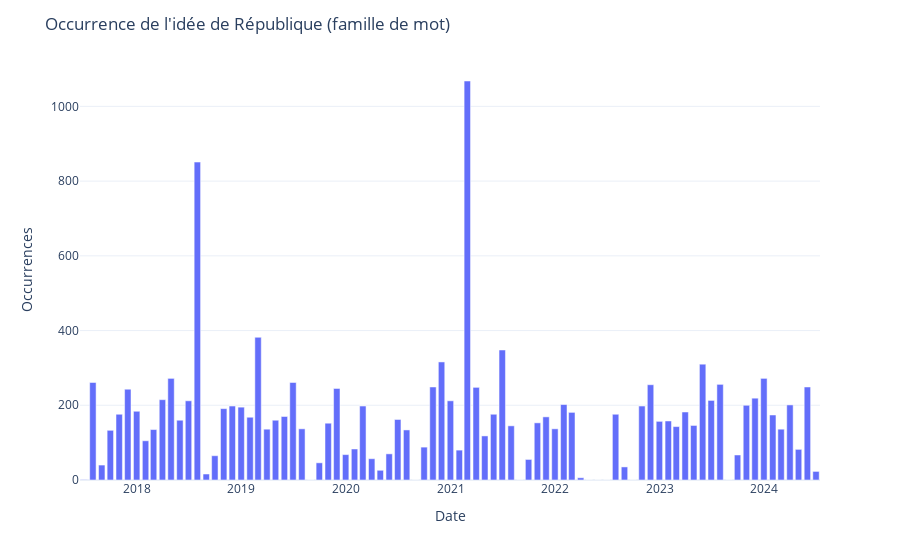

Source (notebook cell):
### Code cell
fig_time = px.bar(df.resample("M", on="dateSeance_day").size())

fig_time.update_layout(
    title="Occurrence de l'idée de République (famille de mot)",  # ajouter un titre
    xaxis_title="Date",
    yaxis_title="Occurrences",  # renommer les étiquettes d'axes
    template="plotly_white",  # changer le style du graphique
    showlegend=False,
)  # masquer la légende

# Afficher le graphique
fig_time.show()

### Figure 1 — Plotly figure (JSON) as saved in the notebook; plotly's stock layout.template omitted (floating-point values rounded to 4 significant figures)
{"data": [{"alignmentgroup": "True", "hovertemplate": "variable=0<br>dateSeance_day=%{x}<br>value=%{y}<extra></extra>", "legendgroup": "0", "marker": {"color": "#636efa", "pattern": {"shape": ""}}, "name": "0", "offsetgroup": "0", "orientation": "v", "showlegend": true, "textposition": "auto", "type": "bar", "x": ["2017-06-30T00:00:00", "2017-07-31T00:00:00", "2017-08-31T00:00:00", "2017-09-30T00:00:00", "2017-10-31T00:00:00", "2017-11-30T00:00:00", "2017-12-31T00:00:00", "2018-01-31T00:00:00", "2018-02-28T00:00:00", "2018-03-31T00:00:00", "2018-04-30T00:00:00", "2018-05-31T00:00:00", "2018-06-30T00:00:00", "2018-07-31T00:00:00", "2018-08-31T00:00:00", "2018-09-30T00:00:00", "2018-10-31T00:00:00", "2018-11-30T00:00:00", "2018-12-31T00:00:00", "2019-01-31T00:00:00", "2019-02-28T00:00:00", "2019-03-31T00:00:00", "2019-04-30T00:00:00", "2019-05-31T00:00:00", "2019-06-30T00:00:00", "2019-07-31T00:00:00", "2019-08-31T00:00:00", "2019-09-30T00:00:00", "2019-10-31T00:00:00", "2019-11-30T00:00:00", "2019-12-31T00:00:00", "2020-01-31T00:00:00", "2020-02-29T00:00:00", "2020-03-31T00:00:00", "2020-04-30T00:00:00", "2020-05-31T00:00:00", "2020-06-30T00:00:00", "2020-07-31T00:00:00", "2020-08-31T00:00:00", "2020-09-30T00:00:00", "2020-10-31T00:00:00", "2020-11-30T00:00:00", "2020-12-31T00:00:00", "2021-01-31T00:00:00", "2021-02-28T00:00:00", "2021-03-31T00:00:00", "2021-04-30T00:00:00", "2021-05-31T00:00:00", "2021-06-30T00:00:00", "2021-07-31T00:00:00", "2021-08-31T00:00:00", "2021-09-30T00:00:00", "2021-10-31T00:00:00", "2021-11-30T00:00:00", "2021-12-31T00:00:00", "2022-01-31T00:00:00", "2022-02-28T00:00:00", "2022-03-31T00:00:00", "2022-04-30T00:00:00", "2022-05-31T00:00:00", "2022-06-30T00:00:00", "2022-07-31T00:00:00", "2022-08-31T00:00:00", "2022-09-30T00:00:00", "2022-10-31T00:00:00", "2022-11-30T00:00:00", "2022-12-31T00:00:00", "2023-01-31T00:00:00", "2023-02-28T00:00:00", "2023-03-31T00:00:00", "2023-04-30T00:00:00", "2023-05-31T00:00:00", "2023-06-30T00:00:00", "2023-07-31T00:00:00", "2023-08-31T00:00:00", "2023-09-30T00:00:00", "2023-10-31T00:00:00", "2023-11-30T00:00:00", "2023-12-31T00:00:00", "2024-01-31T00:00:00", "2024-02-29T00:00:00", "2024-03-31T00:00:00", "2024-04-30T00:00:00", "2024-05-31T00:00:00", "2024-06-30T00:00:00"], "xaxis": "x", "y": [1, 261, 40, 133, 176, 243, 184, 105, 135, 215, 272, 160, 212, 851, 16, 65, 191, 198, 195, 168, 382, 136, 160, 170, 261, 137, 0, 46, 152, 245, 68, 83, 198, 57, 26, 70, 162, 134, 0, 88, 249, 316, 212, 80, 1068, 248, 118, 176, 348, 145, 0, 55, 153, 169, 137, 202, 181, 6, 0, 0, 0, 176, 35, 0, 198, 255, 157, 158, 143, 182, 146, 310, 213, 256, 0, 67, 200, 219, 272, 174, 136, 201, 82, 249, 23], "yaxis": "y"}], "layout": {"barmode": "relative", "legend": {"title": {"text": "variable"}, "tracegroupgap": 0}, "margin": {"t": 60}, "showlegend": false, "title": {"text": "Occurrence de l'idée de République (famille de mot)"}, "xaxis": {"anchor": "y", "domain": [0, 1], "title": {"text": "Date"}}, "yaxis": {"anchor": "x", "domain": [0, 1], "title": {"text": "Occurrences"}}}}
